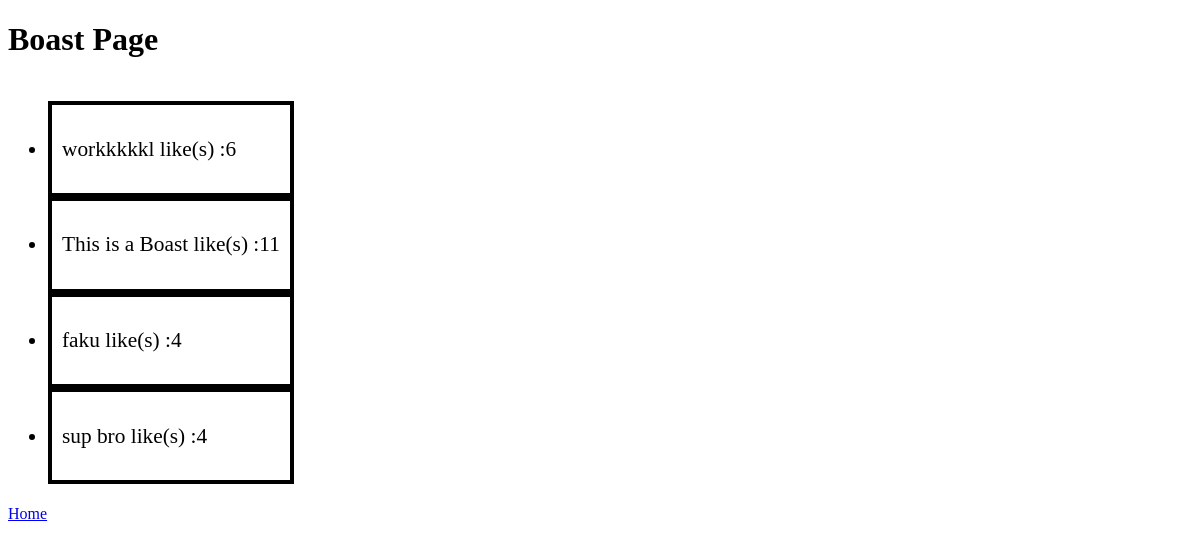
Before: /boastsview/ with the older database file.
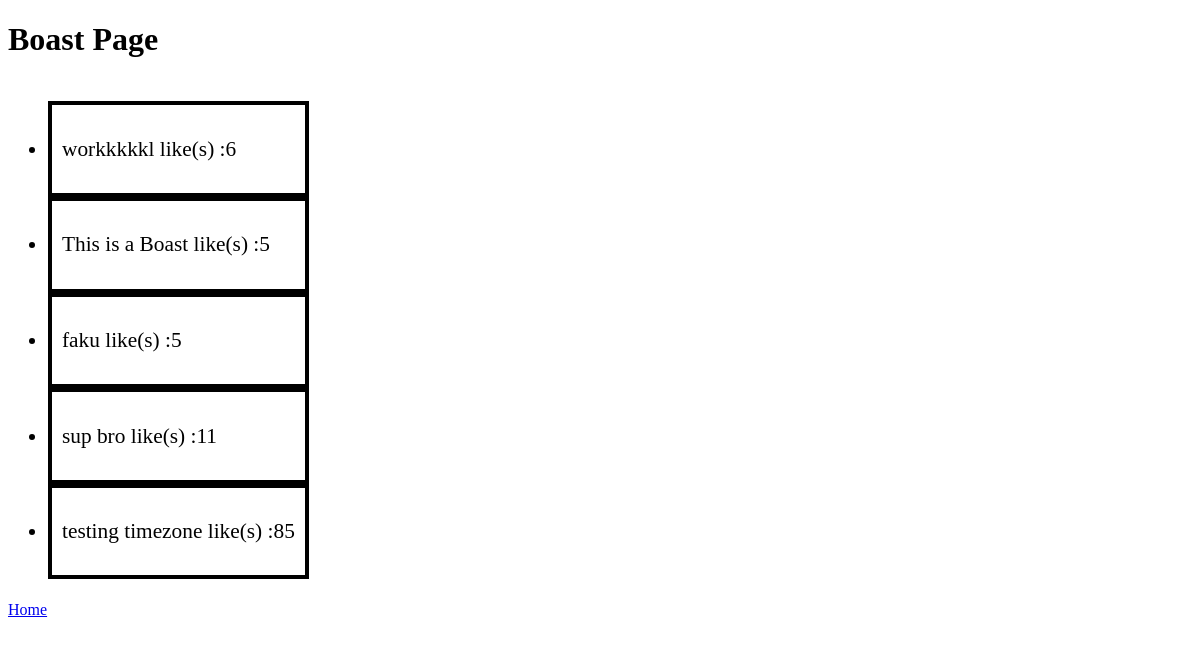
After: the same page with the newer database file.
### ghostPost_Machine/models.py (models this page shows, shortened)
class BoastOrRoast(models.Model):
    description = models.TextField(default='boast or roast something here')
    isBoast = models.BooleanField(default=False)
    date = models.DateTimeField(default=timezone.now)
    likes = models.IntegerField(default=0)
    dislikes = models.IntegerField(default=0)
    vote_score = models.IntegerField()

### ghostPost_Machine/views.py (the view)
# urls.py: path('boastsview/', views.boastsview, name='boastsView'),
def boastsview(request):
    html = 'boastsView.html'
    boastInfo = BoastOrRoast.objects.filter(isBoast=True)
    return render(request, html, {'boastInfo': boastInfo})

### ghostPost_Machine/templates/boastsView.html (shortened to what this page needs)
<!DOCTYPE html>
<html lang="en">
<head>
</head>
<body>
    <h1>Boast Page</h1>
    <div style=
    "
    width: 80%;
    height: 80%;
    display: flex;
    flex-flow: column-reverse wrap;
    align-content: flex-start;
    font-size: 16pt;
    ">
        <ul>
            {% for item in boastInfo %}
            <li style="border: solid black 4px; padding: 10px;">
                <p>{{ item.description }} like(s) :{{ item.likes }}</p>
            </li>
            {% endfor %}
        </ul>
    </div>
        <span><a href="/">Home</a></span>
</body>
</html>

Changed rows visible on the page:
changed BoastOrRoast "This is a Boast": likes "11" → "5"
changed BoastOrRoast "faku": likes "4" → "5"
changed BoastOrRoast "sup bro": likes "4" → "11"
added BoastOrRoast: description "testing timezone", likes "85"
